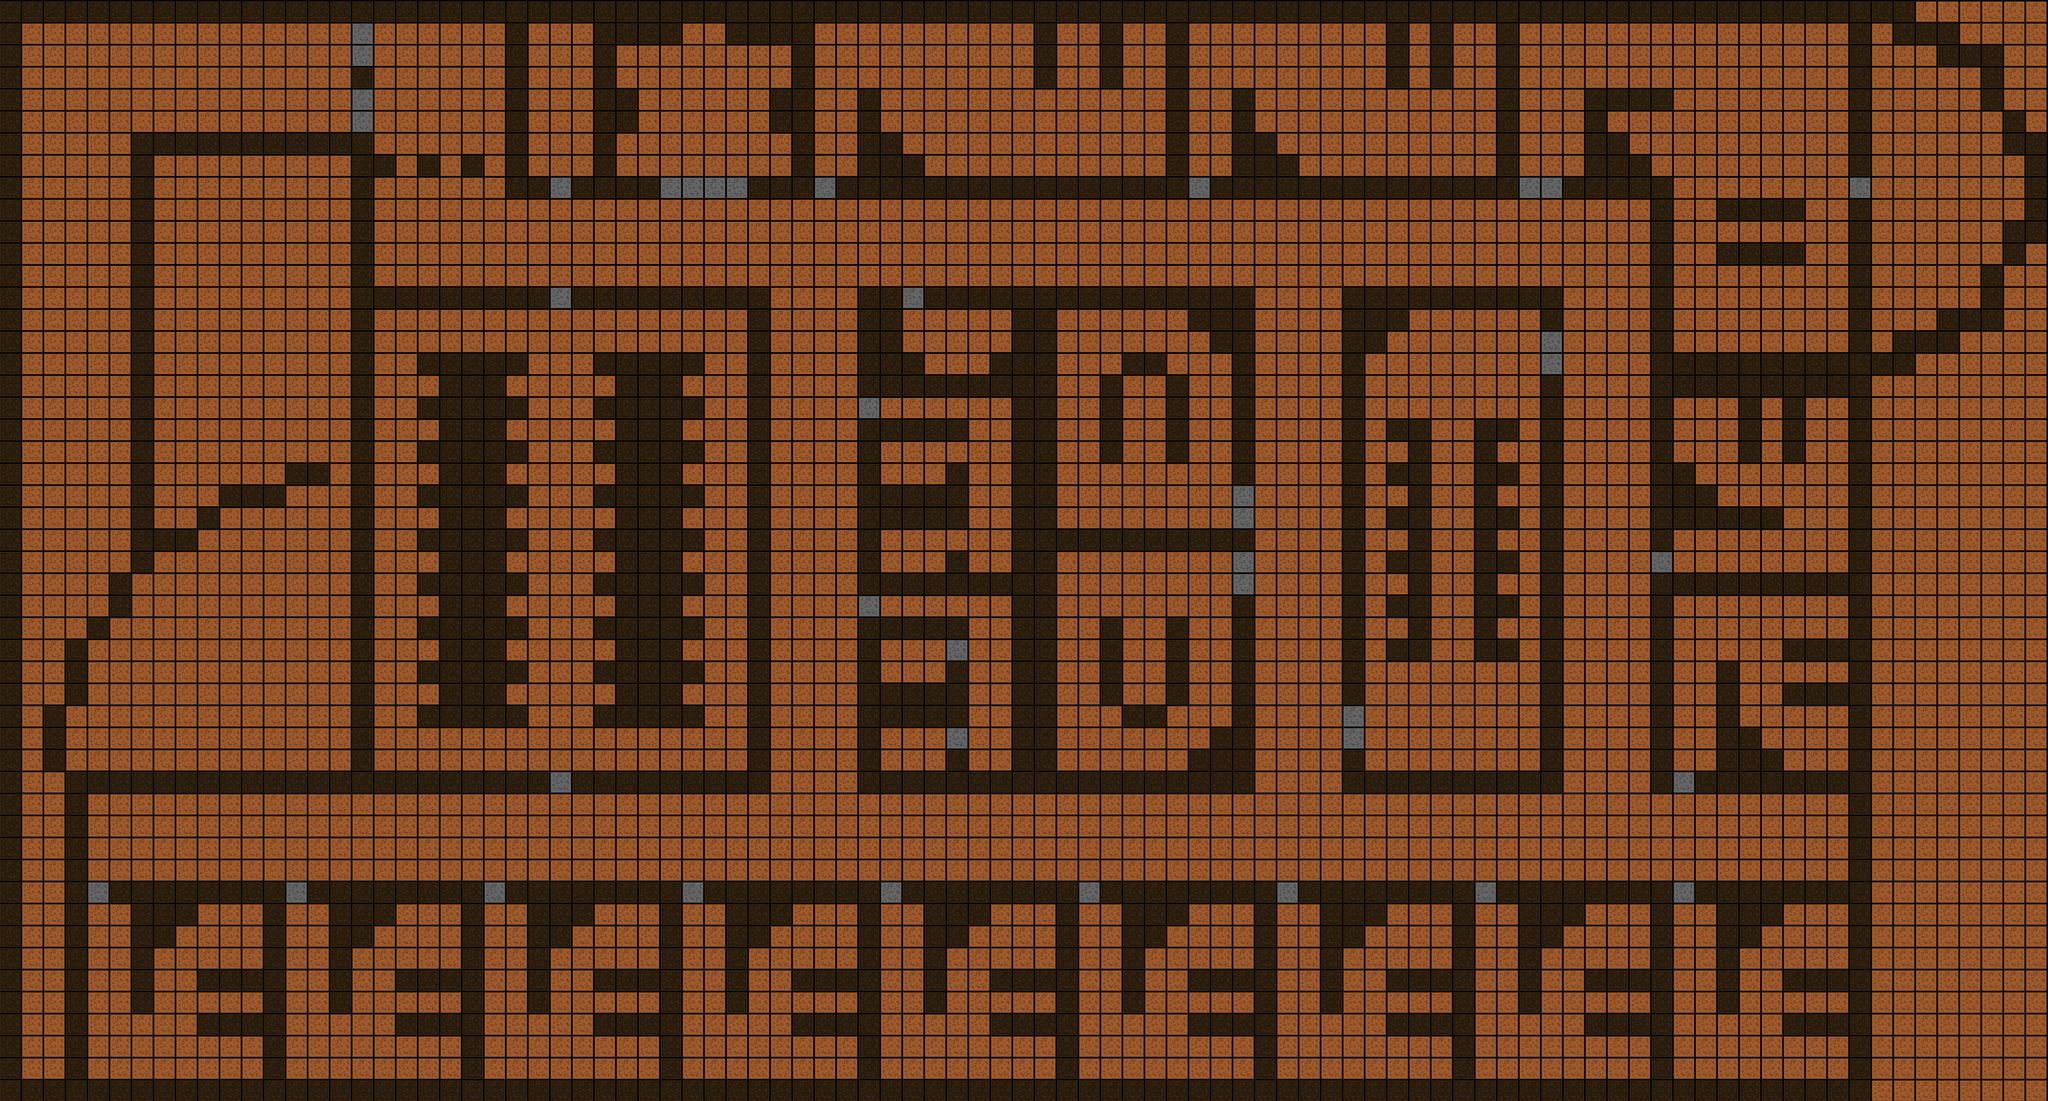

This game map was drawn from its Tiled (.tmx) file and the tilesets committed beside it. A one-line description and the trimmed map source follow:
An orthogonal 93x50 tile map with 32x32 px tiles, 3 tile layers (Ground, Doors, Walls).

<map version="1.4" tiledversion="1.4.3" orientation="orthogonal" renderorder="right-down" width="93" height="50" tilewidth="32" tileheight="32" infinite="0" nextlayerid="5" nextobjectid="1">
 <tileset firstgid="1" source="minecraft_tileset_1.tsx" />
 <layer id="1" name="Ground" width="93" height="50" locked="1">
  <data>[4650 cells, 4650 non-empty, 1 distinct tile ids]</data>
 </layer>
 <layer id="3" name="Doors" width="93" height="50" locked="1">
  <data>[4650 cells, 40 non-empty, 1 distinct tile ids]</data>
 </layer>
 <layer id="2" name="Walls" width="93" height="50" locked="1">
  <data>[4650 cells, 1359 non-empty, 1 distinct tile ids]</data>
 </layer>
</map>
